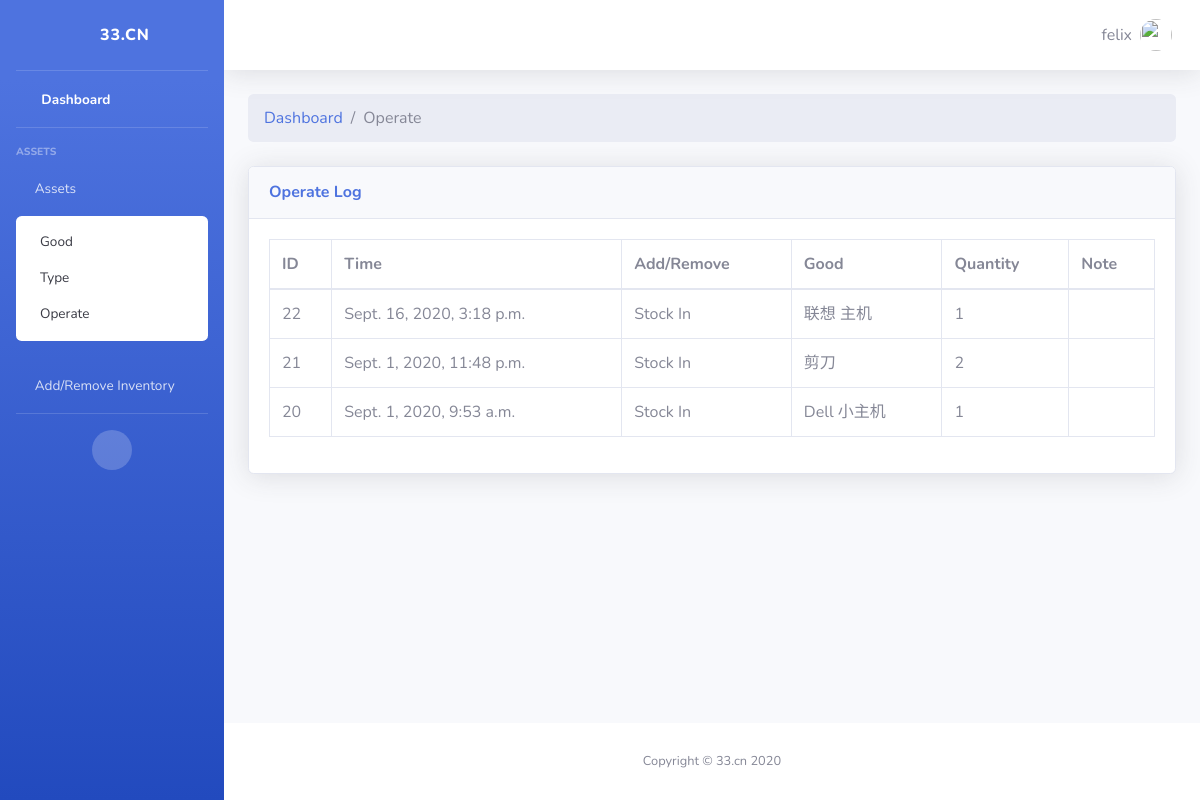
Screenshot of /operate/ (signed in) with the database file from the repository.
### fzm/models.py (models this page shows, shortened)
class StockOperate(models.Model):
    the_time = models.DateTimeField('Stock Operate time')
    good = models.ForeignKey(Good, on_delete=models.CASCADE)
    operate_quantity = models.IntegerField(default=0)
    note = models.CharField(max_length=200, default='')

class Good(models.Model):
    good_name = models.CharField(max_length=200)
    type = models.ForeignKey(Type, on_delete=models.CASCADE)
    quantity = models.IntegerField(default=0)

### fzm/views.py (the view)
# urls.py: path('operate/', views.view_operate, name='operate'),
@login_required
def view_operate(request):
    operate_list = StockOperate.objects.order_by('-id')
    return render(request, 'fzm/operate.html', {
        'operate_list': operate_list,
    })

### fzm/templates/fzm/operate.html
{% extends "fzm/layout.html" %}
{% block content %}
<ol class="breadcrumb mb-4">
    <li class="breadcrumb-item"><a href="index.html">Dashboard</a></li>
    <li class="breadcrumb-item active">Operate</li>
</ol>
<div class="card shadow mb-4">
<div class="card-header py-3">
  <h6 class="m-0 font-weight-bold text-primary">Operate Log</h6>
</div>
<div class="card-body">
  <div class="table-responsive">
    <table class="table table-bordered" id="dataTable" width="100%" cellspacing="0">
      <thead>
        <tr>
            <th>ID</th>
            <th>Time</th>
            <th>Add/Remove</th>
            <th>Good</th>
            <th>Quantity</th>
            <th>Note</th>
        </tr>
      </thead>
      <tbody>
        {% if operate_list %}
            {% for operate in operate_list %}
                <tr role="row" class="odd">
                    <td class="sorting_1">{{ operate.id }}</td>
                    <td class="sorting_1">{{ operate.the_time }}</td>
                    <td class="sorting_1">
                        {% if operate.operate_quantity > 0 %}
                            Stock In
                        {% else %}
                            Stock Out
                        {% endif %}
                    </td>
                    <td class="sorting_1">{{ operate.good.good_name }}</td>
                    <td class="sorting_1">{{ operate.operate_quantity }}</td>
                    <td class="sorting_1">{{ operate.note }}</td>
                </tr>
            {% endfor %}
        {% else %}
            <p>Null</p>
        {% endif %}
      </tbody>
    </table>
  </div>
</div>
</div>
{% endblock %}

### fzm/templates/fzm/layout.html (shortened to what this page needs)
<!DOCTYPE html>
{% load static %}
<html lang="en">
<head>
  <link href="{% static 'fzm/vendor/fontawesome-free/css/all.min.css' %}" rel="stylesheet" type="text/css">
  <link href="{% static 'fzm/css/sb-admin-2.min.css' %}" rel="stylesheet">
</head>
<body id="page-top">
  <div id="wrapper">
    <ul class="navbar-nav bg-gradient-primary sidebar sidebar-dark accordion" id="accordionSidebar">
      <a class="sidebar-brand d-flex align-items-center justify-content-center" href="{% url 'fzm:index' %}">
        <div class="sidebar-brand-icon rotate-n-15">
          <i class="fas fa-laugh-wink"></i>
        </div>
        <div class="sidebar-brand-text mx-3">33.cn</div>
      </a>
      <hr class="sidebar-divider my-0">
      <li class="nav-item active">
        <a class="nav-link" href="{% url 'fzm:index' %}">
          <i class="fas fa-fw fa-tachometer-alt"></i>
          <span>Dashboard</span></a>
      </li>
      <hr class="sidebar-divider">
      <div class="sidebar-heading">
        Assets
      </div>
      <li class="nav-item">
        <a class="nav-link collapsed" href="#" data-toggle="collapse" data-target="#collapseTwo" aria-expanded="true" aria-controls="collapseTwo">
          <i class="fas fa-warehouse"></i>
          <span>Assets</span>
        </a>
        <div id="collapseTwo" class="collapse show" aria-labelledby="headingTwo" data-parent="#accordionSidebar">
          <div class="bg-white py-2 collapse-inner rounded">
            <a class="collapse-item" href="{% url 'fzm:good' %}">Good</a>
            <a class="collapse-item" href="{% url 'fzm:type' %}">Type</a>
            <a class="collapse-item" href="{% url 'fzm:operate' %}">Operate</a>
          </div>
        </div>
        <a class="nav-link" href="{% url 'fzm:stock' %}">
          <i class="fas fa-plus-circle"></i>
          <span>Add/Remove Inventory</span></a>
      </li>
      <hr class="sidebar-divider d-none d-md-block">
      <div class="text-center d-none d-md-inline">
        <button class="rounded-circle border-0" id="sidebarToggle"></button>
      </div>
    </ul>
    <div id="content-wrapper" class="d-flex flex-column">
      <div id="content">
        <nav class="navbar navbar-expand navbar-light bg-white topbar mb-4 static-top shadow">
          <ul class="navbar-nav ml-auto">
            <li class="nav-item dropdown no-arrow">
              <a class="nav-link dropdown-toggle" href="#" id="userDropdown" role="button" data-toggle="dropdown" aria-haspopup="true" aria-expanded="false">
                <span class="mr-2 d-none d-lg-inline text-gray-600 mid">
                  {{ user.get_username }}
                </span>
                <img class="img-profile rounded-circle" src="{% static 'fzm/img/avatar.png' %}">
              </a>
            </li>
          </ul>
        </nav>
        <div class="container-fluid">
          {% block content %}{% endblock %}
        </div>
      </div>
      <footer class="sticky-footer bg-white">
        <div class="container my-auto">
          <div class="copyright text-center my-auto">
            <span>Copyright &copy; 33.cn 2020</span>
          </div>
        </div>
      </footer>
    </div>
  </div>
</body>
</html>

### rows the page displays
StockOperate: id "22", the_time "Sept. 16, 2020, 3:18 p.m.", shows "Stock In", good.good_name "联想 主机", operate_quantity "1"
StockOperate: id "21", the_time "Sept. 1, 2020, 11:48 p.m.", shows "Stock In", good.good_name "剪刀", operate_quantity "2"
StockOperate: id "20", the_time "Sept. 1, 2020, 9:53 a.m.", shows "Stock In", good.good_name "Dell 小主机", operate_quantity "1"

### other values shown
{{ user.get_username }} "felix"
